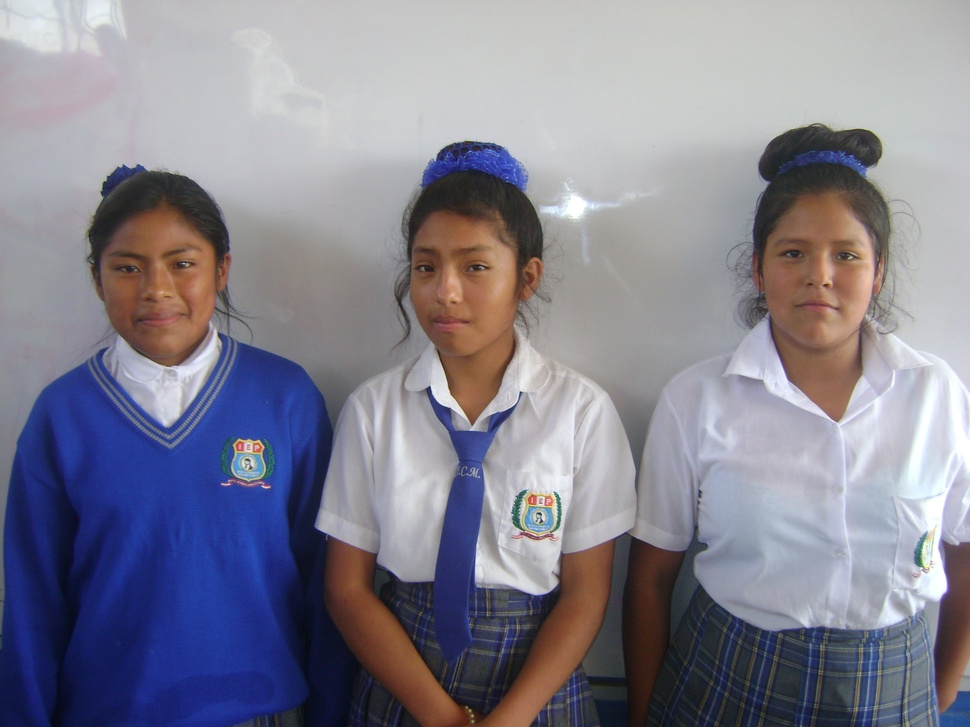
#> input picture RecortarRostros/Entrada/DSC07820.JPG, 970 x 727 px, shrunk from 3072 x 2304 before the run; its folder holds only this picture in this run
$ python Procesar.py
#> lines starting #> are read from the running program, lines starting #| are printed output that depends on the picture
import cv2
import numpy as np
import glob

pathCascada = "Cascadas/haarcascade_frontalface_alt.xml"
clasificadorRostro = cv2.CascadeClassifier(pathCascada)

nroFoto = 0
pathSalida = "Salida/"

for imagenLeida in glob.glob("Entrada/*.JPG"):

    imagen = cv2.imread(imagenLeida)
#> imagen is the input picture: shape (727, 970, 3); mean B, G, R 145, 130.9, 132.5
    rostros = clasificadorRostro.detectMultiScale(
        imagen,
        scaleFactor=1.1,
        minNeighbors=3,
        minSize=(20, 20)
    )
#> rostros = [[753, 201, 135, 135], [89, 213, 135, 135], [383, 215, 139, 139]]

    for (x, y, w, h) in rostros:
        cortar = np.array(imagen[y:y + h, x:x + w])
        cv2.imwrite(pathSalida + str(nroFoto) + '.jpg', cortar)
        nroFoto += 1
        print("Rostros Procesadas ---> "+str(nroFoto))
#> this loop made 3 passes
#| Rostros Procesadas ---> 1
#| Rostros Procesadas ---> 2
#| Rostros Procesadas ---> 3
#> pass 1, `cortar = np.array(imagen[y:y + h, x:x + w])`:
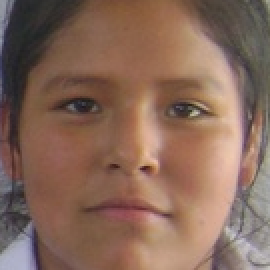
#> cortar: shape (135, 135, 3) (shown 2 times larger); mean B, G, R 89.4, 104.4, 135.1
#> pass 2, `cortar = np.array(imagen[y:y + h, x:x + w])`:
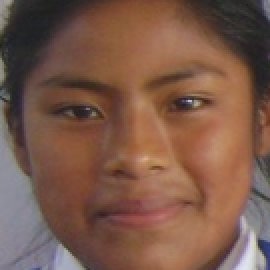
#> cortar: shape (135, 135, 3) (shown 2 times larger); mean B, G, R 73.9, 89.2, 123.1
#> pass 3, `cortar = np.array(imagen[y:y + h, x:x + w])`:
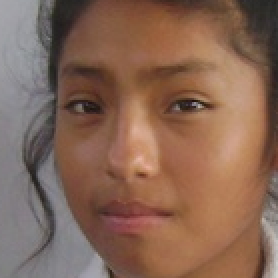
#> cortar: shape (139, 139, 3) (shown 2 times larger); mean B, G, R 85.3, 102.4, 134.9
#> after the loop, nroFoto = 3

print("Finalizado")

$ run again, on RecortarRostros/Entrada/DSC07821.JPG
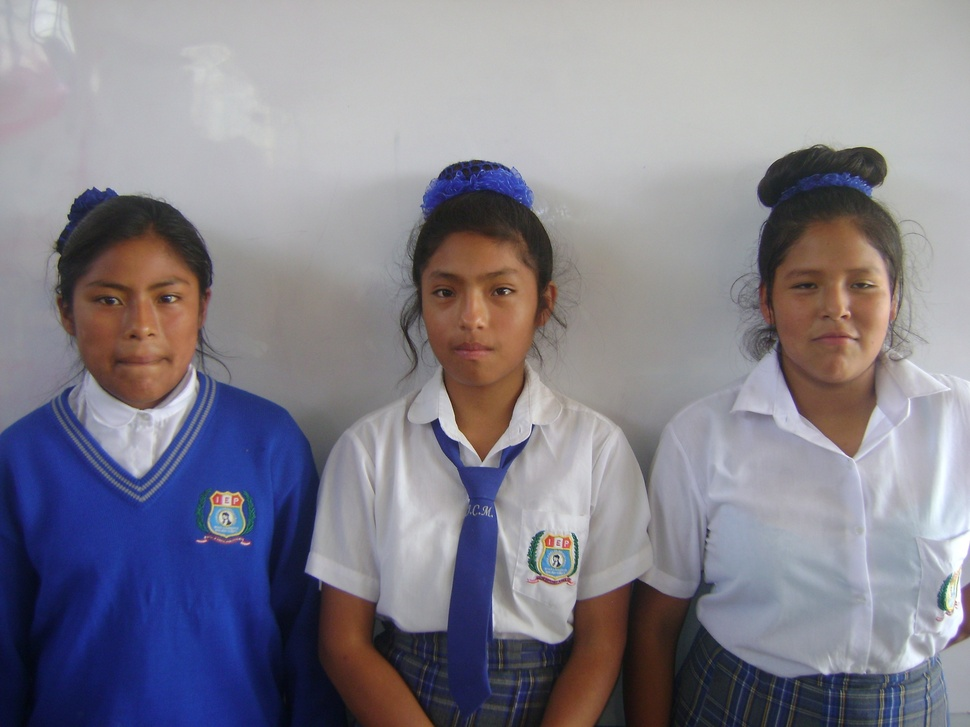
#> input picture RecortarRostros/Entrada/DSC07821.JPG, 970 x 727 px, shrunk from 3072 x 2304 before the run
#> imagen is the input picture: shape (727, 970, 3); mean B, G, R 140.5, 129.2, 131.8
#> rostros = [[206, 492, 48, 48], [69, 243, 140, 140], [762, 229, 143, 143], [402, 233, 148, 148]]
#> the loop `for (x, y, w, h) in rostros:` made 4 passes
#> (printed output is left out)
#> pass 2, `cortar = np.array(imagen[y:y + h, x:x + w])`:
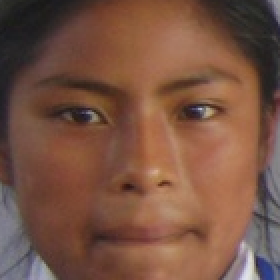
#> cortar: shape (140, 140, 3) (shown 2 times larger); mean B, G, R 66.7, 83.3, 120.4
#> pass 3, `cortar = np.array(imagen[y:y + h, x:x + w])`:
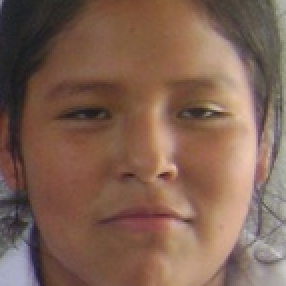
#> cortar: shape (143, 143, 3) (shown 2 times larger); mean B, G, R 82.3, 97.8, 127.5
#> after the loop `for (x, y, w, h) in rostros:`: nroFoto = 4

$ run again, on RecortarRostros/Entrada/DSC07833.JPG
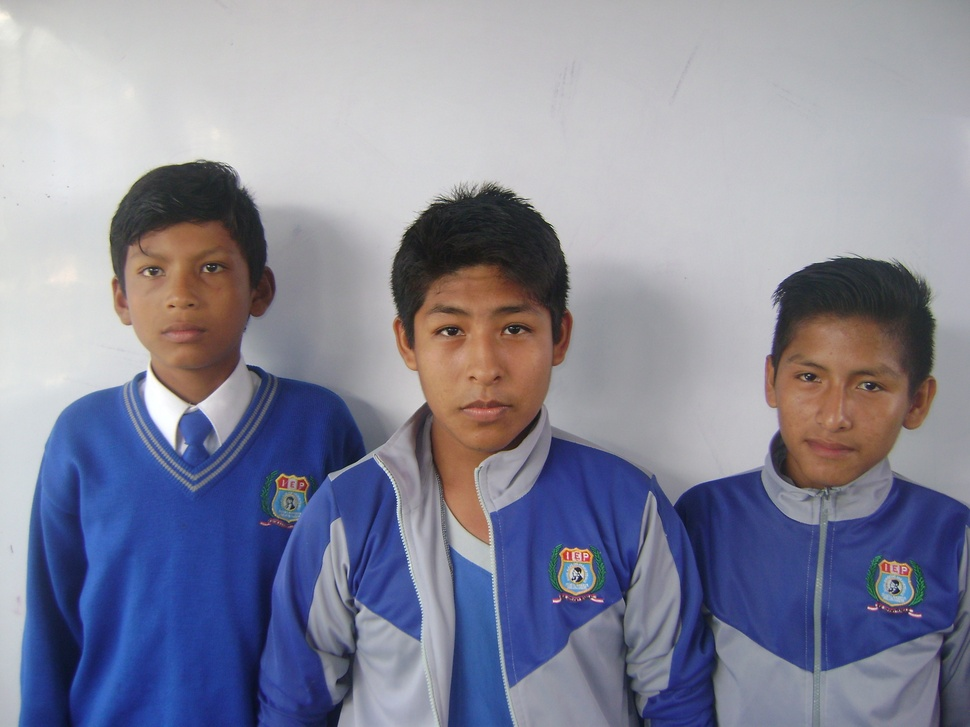
#> input picture RecortarRostros/Entrada/DSC07833.JPG, 970 x 727 px, shrunk from 3072 x 2304 before the run
#> imagen is the input picture: shape (727, 970, 3); mean B, G, R 153.9, 135.6, 134.6
#> rostros = [[394, 262, 178, 178], [752, 315, 170, 170], [110, 215, 145, 145]]
#> the loop `for (x, y, w, h) in rostros:` made 3 passes
#> (printed output is left out)
#> pass 1, `cortar = np.array(imagen[y:y + h, x:x + w])`:
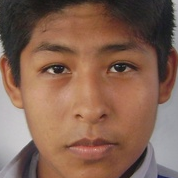
#> cortar: shape (178, 178, 3); mean B, G, R 82.4, 99.3, 132.7
#> pass 3, `cortar = np.array(imagen[y:y + h, x:x + w])`:
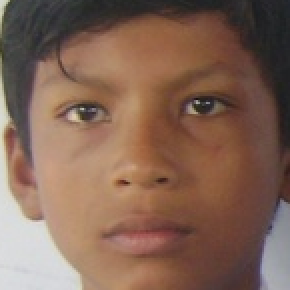
#> cortar: shape (145, 145, 3) (shown 2 times larger); mean B, G, R 85, 100.8, 131.1
#> after the loop `for (x, y, w, h) in rostros:`: nroFoto = 3
